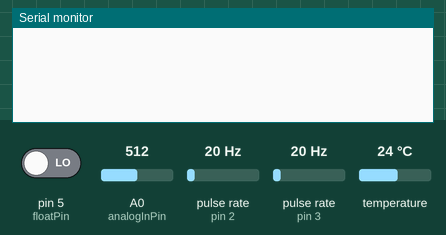
This sketch was run on a simulated Arduino Uno, built with avr-gcc and run on an emulated ATmega328P. Shown: the last lines printed to the serial monitor. Wiring (inferred from the names in the program): 2 × pulse sensor: data pin 2 / data pin 3. Inputs (shaded band) come from the test bench; at power-on: pulse rate (sensors on pin 2, pin 3) 20 Hz, temperature 24 °C, A0 (analogInPin) = 512, pin 5 (floatPin) LOW.

Above: at 1.2 s.
1.3 s: pulse rate (sensor on pin 2) set to 4 Hz
At 2.6 s:
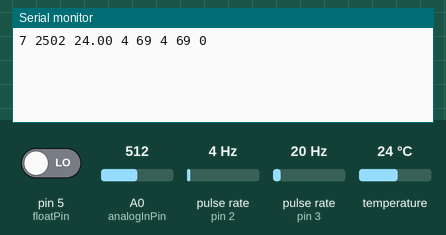
4.2 s: pulse rate (sensor on pin 3) set to 4 Hz
At 5.1 s:
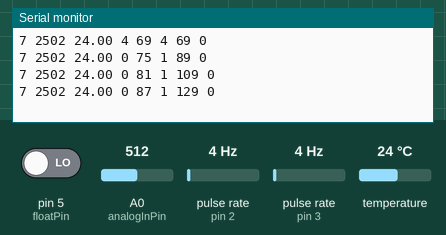
5.7 s: temperature set to 12 °C
At 6.6 s:
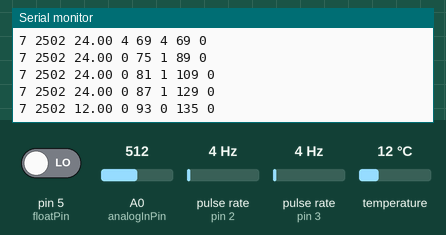
7.2 s: A0 (analogInPin) set to 716
At 8.5 s:
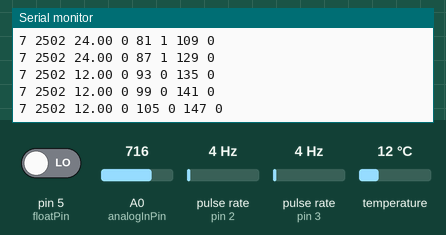
8.7 s: pin 5 (floatPin) driven HIGH
At 9.5 s:
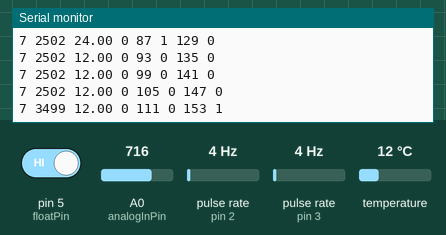
10.2 s: pulse rate (sensor on pin 2) set to 50 Hz
At 11.1 s:
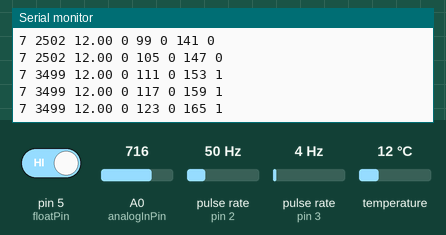
Timing chart, 0 to 12.7 s (numbered marks = the images above; inputs shaded):
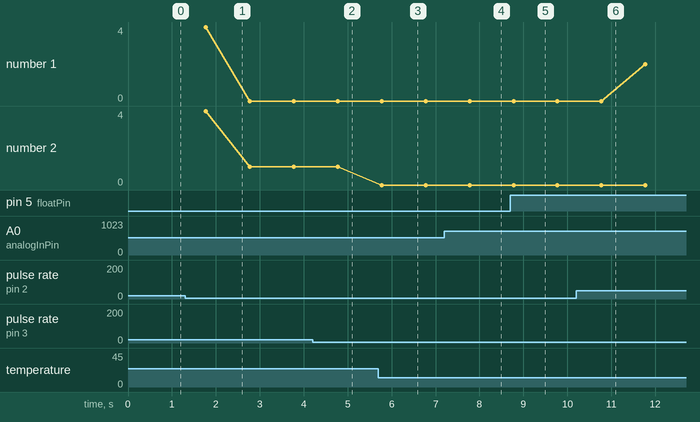

The sketch:

ArduinoNodeRed2.ino
```cpp
//EC Sensor library setup
#include <Wire.h>

/********************************************************************/
// ONE WIRE DS18B20 LIBRARY AND DEFINITION SETUP
// First we include the libraries
#include <OneWire.h>
#include <DallasTemperature.h>
/********************************************************************/
// Data wire is plugged into pin 4 on the Arduino
#define ONE_WIRE_BUS 4
/********************************************************************/
// Setup a oneWire instance to communicate with any OneWire devices
// (not just Maxim/Dallas temperature ICs)
OneWire oneWire(ONE_WIRE_BUS);
/********************************************************************/
// Pass our oneWire reference to Dallas Temperature.
DallasTemperature sensors(&oneWire);
/********************************************************************/

//Float Switch Setup

int floatPin = 5;      // the number of the input pin
int state = HIGH;      // the current state of the output pin
int reading;           // the current reading from the input pin
int previous = LOW;    // the previous reading from the input pin

// WATER FLOW SENSORS SETUP

byte sensorInterrupt1 = 0;  // 0 = digital pin 2  FOR FIRST FLOW SENSOR
byte sensorInterrupt2 = 1;  // 1 = digital pin 3  FOR SECOND FLOW SENSOR
byte sensorPin1       = 2;
byte sensorPin2       = 3;

//SETUP OF EC SENSOR PINS
const int analogInPin = A0;  // Analog input pin that the EC sensor output is attached to
//Setup of EC value variables
int ECsensorValue = 0;        // value read from the sensor
int ECoutputValue = 0;        // value output to the PWM (analog out)

// The hall-effect flow sensor outputs approximately 4.8 pulses per second per
// litre/minute of flow.
float calibrationFactor = 4.8;

volatile byte pulseCount1;
volatile byte pulseCount2;

float flowRate1;
float flowRate2;
unsigned int flowMilliLitres1;
unsigned int flowMilliLitres2;
unsigned long totalMilliLitres1;
unsigned long totalMilliLitres2;

unsigned long oldTime;


void setup()
{

  // Initialize a serial connection for reporting values to the host
  Serial.begin(9600);

  //setting pinmode for the foat switch
  pinMode(floatPin, INPUT);

  // Start up the library for DS18B20 sensor
  sensors.begin();

  pinMode(sensorPin1, INPUT);
  pinMode(sensorPin2, INPUT);
  digitalWrite(sensorPin1, HIGH);
  digitalWrite(sensorPin2, HIGH);

  pulseCount1        = 0;
  pulseCount2        = 0;
  flowRate1          = 0.0;
  flowRate2          = 0.0;
  flowMilliLitres1   = 0;
  flowMilliLitres2   = 0;
  totalMilliLitres1  = 0;
  totalMilliLitres2  = 0;
  oldTime            = 0;

  // The Hall-effect sensor is connected to pin 2 and 3 which uses interrupt 0 and 1 respectively.
  // Configured to trigger on a FALLING state change (transition from HIGH
  // state to LOW state)
  attachInterrupt(sensorInterrupt1, pulseCounter1, FALLING);
  attachInterrupt(sensorInterrupt2, pulseCounter2, FALLING);
}

/**
 * Main program loop
 */
void loop()
{

   if((millis() - oldTime) > 1000)    // Only process counters once per second
  {
    // Disable the interrupt while calculating flow rate and sending the value to
    // the host
    detachInterrupt(sensorInterrupt1);
    detachInterrupt(sensorInterrupt2);

    // Because this loop may not complete in exactly 1 second intervals we calculate
    // the number of milliseconds that have passed since the last execution and use
    // that to scale the output. We also apply the calibrationFactor to scale the output
    // based on the number of pulses per second per units of measure (litres/minute in
    // this case) coming from the sensor.
    flowRate1 = ((1000.0 / (millis() - oldTime)) * pulseCount1) / calibrationFactor;
    flowRate2 = ((1000.0 / (millis() - oldTime)) * pulseCount2) / calibrationFactor;

    // Note the time this processing pass was executed. Note that because we've
    // disabled interrupts the millis() function won't actually be incrementing right
    // at this point, but it will still return the value it was set to just before
    // interrupts went away.
    oldTime = millis();

    // Divide the flow rate in litres/minute by 60 to determine how many litres have
    // passed through the sensor in this 1 second interval, then multiply by 1000 to
    // convert to millilitres.
    flowMilliLitres1 = (flowRate1 / 60) * 1000;
    flowMilliLitres2 = (flowRate2 / 60) * 1000;

    // Add the millilitres passed in this second to the cumulative total
    totalMilliLitres1 += flowMilliLitres1;
    totalMilliLitres2 += flowMilliLitres2;

    unsigned int frac;

    // read the EC analog in value:
    ECsensorValue = analogRead(analogInPin);
    // map it to the range of the analog out:
    ECoutputValue = map(ECsensorValue, 0, 1023, 0, 5000);
//    Serial.print("ECsensor = " );
//    Serial.print(ECoutputValue);
    String ECVal = (String)ECoutputValue;                   //serial value for EC output value

     // Getting Water temperature and printing to Console
    sensors.requestTemperatures();
//    Serial.print("\t WTemp: ");
//    Serial.print(sensors.getTempCByIndex(0)); // Why "byIndex"?
   // You can have more than one DS18B20 on the same bus.
   // 0 refers to the first IC on the wire
//    Serial.print("\t");       // Print tab space
    String tempVal = (String)sensors.getTempCByIndex(0);

    // Print the flow rate for this second in litres / minute
//    Serial.print("Qi: ");
//    Serial.print(int(flowRate1));  // Print the integer part of the variable
//    Serial.print("L/min");
//    Serial.print("\t");       // Print tab space
    String qIn = (String)int(flowRate1);

    // Print the cumulative total of litres flowed since starting
//    Serial.print("Vi: ");
//    Serial.print(totalMilliLitres1);
//    Serial.print("mL");
//    Serial.print("\t");       // Print tab space
    String vIn = (String)totalMilliLitres1;

//    Serial.print("Qo: ");
//    Serial.print(int(flowRate2));  // Print the integer part of the variable
//    Serial.print("L/min");
//    Serial.print("\t"); // Print tab space
    String qOut = (String)int(flowRate2);

//    Serial.print("Vo: ");
//    Serial.print(totalMilliLitres2);
//    Serial.println("mL");
    String vOut = (String)totalMilliLitres2;

    //FLOAT SWITCH LOOP CODE
    reading = digitalRead(floatPin);
    // if the input just went from LOW and HIGH and we've waited long enough
    // to ignore any noise on the circuit, toggle the output pin and remember
    // the time
    if (reading == HIGH) {
      state = HIGH;
    }
      else{
      state = LOW;
    }
    String fVal = (String)state;


    int NData = 7;
    String str_Payload;

    str_Payload += NData;
    str_Payload += " " + ECVal;
    str_Payload += " " + tempVal;
    str_Payload += " " + qIn;
    str_Payload += " " + vIn;
    str_Payload += " " + qOut;
    str_Payload += " " + vOut;
    str_Payload += " " + fVal;
    str_Payload += " ";
    str_Payload += "\n";

    Serial.print(str_Payload);

    // Reset the pulse counter so we can start incrementing again
    pulseCount1 = 0;
    pulseCount2 = 0;

    // Enable the interrupt again now that we've finished sending output
    attachInterrupt(sensorInterrupt1, pulseCounter1, FALLING);
    attachInterrupt(sensorInterrupt2, pulseCounter2, FALLING);
  }
}

/*
Insterrupt Service Routine
 */
void pulseCounter1()
{
  // Increment the pulse counter
  pulseCount1++;
}

void pulseCounter2()
{
  // Increment the pulse counter
  pulseCount2++;
}
```

Measured:
- after the input at 5.7 s, the serial monitor: prints a new line after 0.07 s (image 3)
- after the input at 8.7 s, the serial monitor: prints a new line after 0.07 s (image 5)
- plotted number 1: 0 → 2 after the input at 10.2 s
